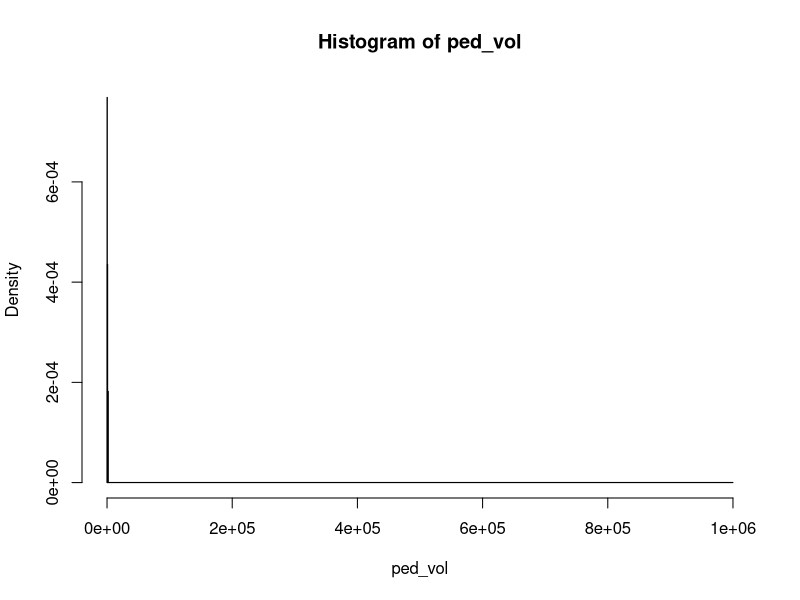

The R source for this figure:
inters <- read.csv("intersections.csv")

attach(inters)

v_bins = c(0,10000,20000,30000,99999999)

p_bins = c(0,500,1000,2000,999999)

y_bins = c(1925,1950,1975,2000,2017)

freq = hist(ped_vol, breaks=p_bins)
